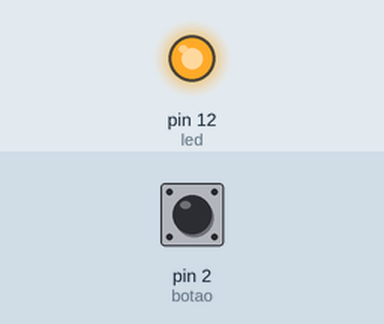
A sketch run on a simulated Arduino Uno, built with avr-gcc and run on an emulated ATmega328P. Shown: output pins drawn as LEDs (lit = HIGH). The test bench sets the inputs (shaded band); at power-on: pin 2 (botao) HIGH.

Above: at 1.2 s.
1.3 s: pin 2 (botao) pulled LOW for 0.15 s
At 2.0 s:
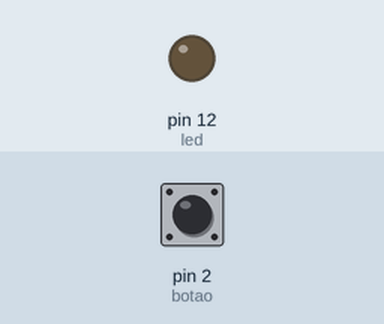
2.9 s: pin 2 (botao) pulled LOW for 1 s
At 4.4 s:
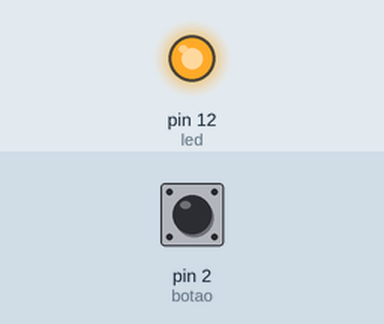
5.4 s: pin 2 (botao) pulled LOW for 3.2 s
At 6.3 s:
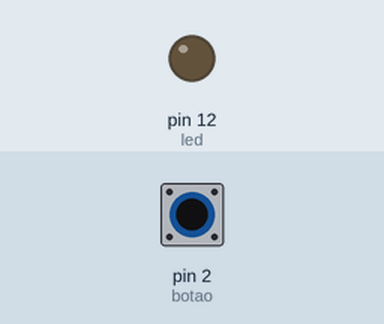
Timing chart, 0 to 8.4 s (numbered marks = the images above; inputs shaded):
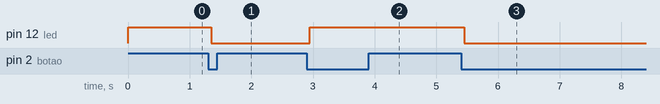

Measured:
- after the input at 1.3 s, pin 12 (led): HIGH → LOW after 0.05 s
- after the input at 2.9 s, pin 12 (led): LOW → HIGH after 0.05 s
- after the input at 5.4 s, pin 12 (led): HIGH → LOW after 0.05 s

The sketch:

bot_oLED_debaund.ino
```cpp
const int botao = 2;
const int led = 12;

bool estadoLed = HIGH; // começa desligado
bool estadoBotao = HIGH;
bool ultimoEstadoBotao = HIGH;

unsigned long ultimoTempoDebounce = 0;
unsigned long delayDebounce = 50;

void setup() {
  pinMode(botao, INPUT_PULLUP);
  pinMode(led, OUTPUT);

  digitalWrite(led, estadoLed); // garante que começa desligado
}

void loop() {
  int leitura = digitalRead(botao);

  if (leitura != ultimoEstadoBotao) {
    ultimoTempoDebounce = millis();
  }

  if ((millis() - ultimoTempoDebounce) > delayDebounce) {
    if (leitura != estadoBotao) {
      estadoBotao = leitura;

      if (estadoBotao == LOW) { // botão pressionado
        estadoLed = !estadoLed; // alterna estado
      }
    }
  }

  digitalWrite(led, estadoLed);

  ultimoEstadoBotao = leitura;
}
```
